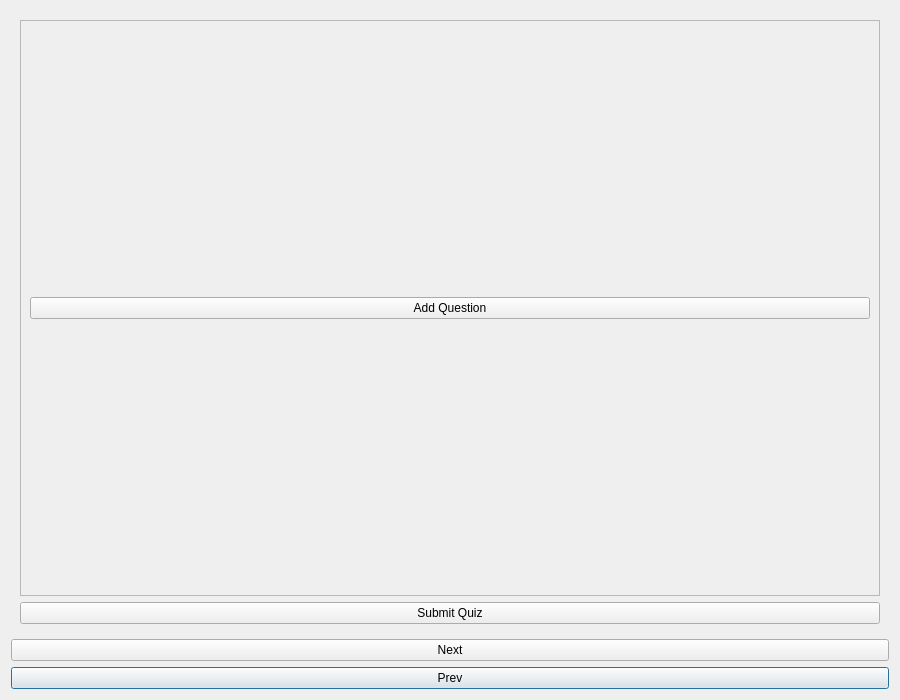
<?xml version="1.0" encoding="UTF-8"?>
<ui version="4.0">
 <class>TeacherDashboard</class>
 <widget class="QDialog" name="TeacherDashboard">
  <property name="geometry">
   <rect>
    <x>0</x>
    <y>0</y>
    <width>900</width>
    <height>700</height>
   </rect>
  </property>
  <property name="windowTitle">
   <string>Teacher's Dashboard</string>
  </property>
  <layout class="QGridLayout" name="gridLayout">
   <item row="3" column="0">
    <widget class="QPushButton" name="pushButton_3">
     <property name="text">
      <string>Prev</string>
     </property>
    </widget>
   </item>
   <item row="2" column="0">
    <widget class="QPushButton" name="pushButton_2">
     <property name="text">
      <string>Next</string>
     </property>
    </widget>
   </item>
   <item row="1" column="0">
    <widget class="QStackedWidget" name="stackedWidget">
     <property name="currentIndex">
      <number>2</number>
     </property>
     <widget class="QWidget" name="dashboard">
      <widget class="QPushButton" name="pushButton">
       <property name="geometry">
        <rect>
         <x>404</x>
         <y>329</y>
         <width>75</width>
         <height>23</height>
        </rect>
       </property>
       <property name="text">
        <string>Create Quiz</string>
       </property>
      </widget>
     </widget>
     <widget class="QWidget" name="quizTitle">
      <widget class="QWidget" name="layoutWidget">
       <property name="geometry">
        <rect>
         <x>299</x>
         <y>284</y>
         <width>321</width>
         <height>141</height>
        </rect>
       </property>
       <layout class="QVBoxLayout" name="verticalLayout">
        <item>
         <widget class="QLabel" name="label">
          <property name="text">
           <string>Title</string>
          </property>
         </widget>
        </item>
        <item>
         <widget class="QLineEdit" name="lineEdit">
          <property name="sizePolicy">
           <sizepolicy hsizetype="Expanding" vsizetype="Preferred">
            <horstretch>0</horstretch>
            <verstretch>0</verstretch>
           </sizepolicy>
          </property>
         </widget>
        </item>
        <item>
         <widget class="QLabel" name="label_2">
          <property name="text">
           <string>Decription</string>
          </property>
         </widget>
        </item>
        <item>
         <widget class="QLineEdit" name="lineEdit_2">
          <property name="enabled">
           <bool>true</bool>
          </property>
          <property name="sizePolicy">
           <sizepolicy hsizetype="Expanding" vsizetype="Preferred">
            <horstretch>0</horstretch>
            <verstretch>0</verstretch>
           </sizepolicy>
          </property>
         </widget>
        </item>
        <item>
         <widget class="QPushButton" name="pushButton_title">
          <property name="text">
           <string>Next</string>
          </property>
         </widget>
        </item>
       </layout>
      </widget>
     </widget>
     <widget class="QWidget" name="queOverview">
      <layout class="QGridLayout" name="gridLayout_5">
       <item row="0" column="0">
        <widget class="QScrollArea" name="scrollArea">
         <property name="widgetResizable">
          <bool>true</bool>
         </property>
         <widget class="QWidget" name="scrollAreaWidgetContents_2">
          <property name="geometry">
           <rect>
            <x>0</x>
            <y>0</y>
            <width>854</width>
            <height>549</height>
           </rect>
          </property>
          <layout class="QVBoxLayout" name="verticalLayout_2">
           <item>
            <widget class="QPushButton" name="pushButton_addQue">
             <property name="text">
              <string>Add Question</string>
             </property>
            </widget>
           </item>
          </layout>
         </widget>
        </widget>
       </item>
       <item row="1" column="0">
        <widget class="QPushButton" name="pushButton_submitQuiz">
         <property name="text">
          <string>Submit Quiz</string>
         </property>
        </widget>
       </item>
      </layout>
     </widget>
    </widget>
   </item>
  </layout>
 </widget>
 <resources/>
 <connections/>
</ui>
